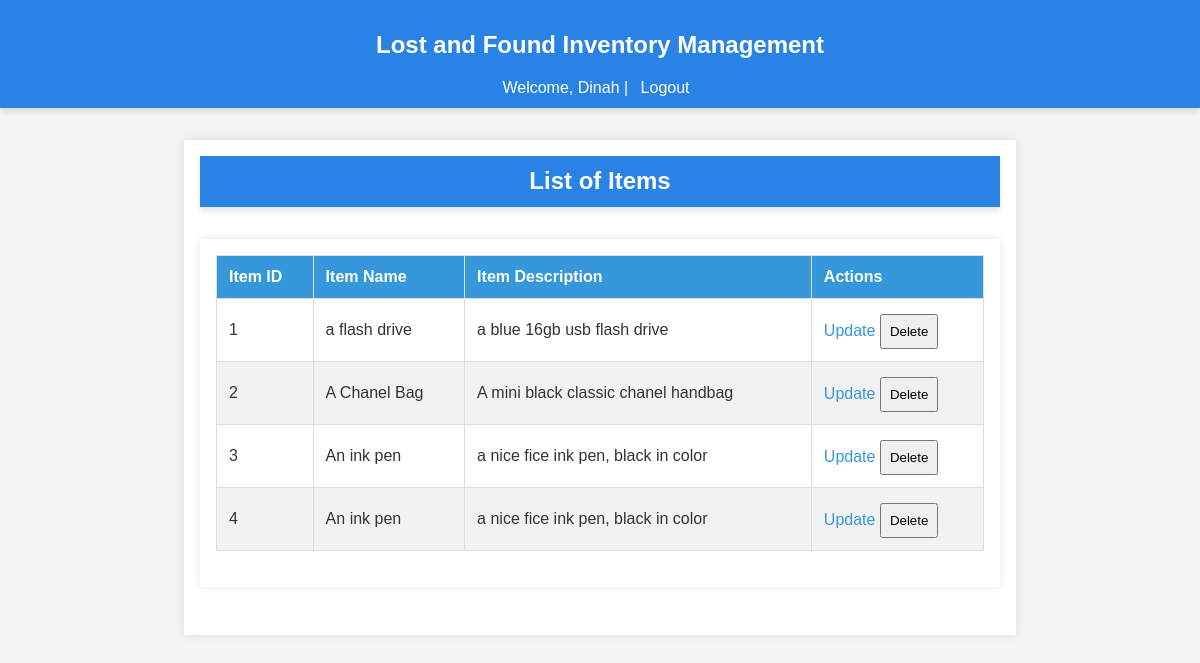
The app's page /admin/list_items (signed in), older data.
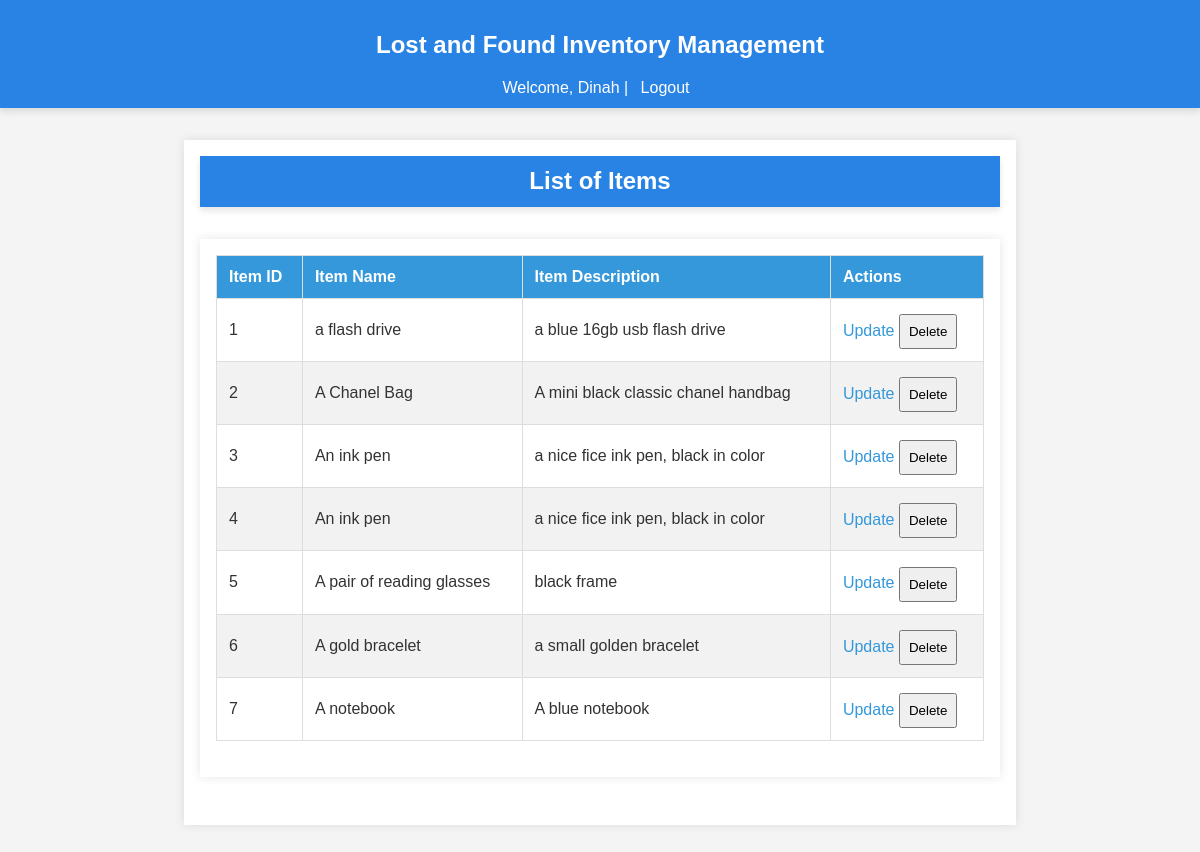
The same page, newer data.
### app/models/user.py (models this page shows, shortened)
class User(db.Model, UserMixin):
    id = db.Column(db.Integer, primary_key=True)
    username = db.Column(db.String(150), unique=True, nullable=False)
    email = db.Column(db.String(150), unique=True, nullable=False)
    password_hash = db.Column(db.String(150), nullable=False)
    role = db.Column(db.String(50), nullable=False, default='user')  # 'user' or 'admin'
    lost_reports = db.relationship('LostReport', back_populates='user', lazy=True)
    found_reports = db.relationship('FoundReport', back_populates='user', lazy=True)
    claims = db.relationship('Claim', back_populates='claim_user', lazy=True)
    rewards_received = db.relationship('Reward', foreign_keys='Reward.receiver_id', back_populates='receiver', lazy=True)
    rewards_paid = db.relationship('Reward', foreign_keys='Reward.payer_id', back_populates='payer', lazy=True)
    reset_tokens = db.relationship('PasswordResetToken', back_populates='user', lazy=True)
    comments = db.relationship('Comment', back_populates='user')
    @property
    def password(self):
        raise AttributeError('password is not a readable attribute')

### app/models/item.py (models this page shows)
class Item(db.Model):
    id = db.Column(db.Integer, primary_key=True)
    name = db.Column(db.String(150), nullable=False)
    description = db.Column(db.Text, nullable=True)
    image_url = db.Column(db.String(250), nullable=True)
    lost_reports = db.relationship('LostReport', back_populates='item', lazy=True)
    found_reports = db.relationship('FoundReport', back_populates='item', lazy=True)
    comments = db.relationship('Comment', back_populates='item')

### app/routes/admin.py (the view)
@bp.route('/list_items', methods=['GET'])
@login_required
@admin_required
def list_items():
    try:
        items = Item.query.all()
        return render_template('list_items.html', items=items)
    except Exception as e:
        return jsonify({'error': str(e)}), 500

### app/__init__.py (called while the page is built)
def register_extensions(app):
    db.init_app(app)
    migrate.init_app(app, db)
    bcrypt.init_app(app)
    login_manager.init_app(app)
    mail.init_app(app)
    @login_manager.user_loader
    def load_user(user_id):
        return user.User.query.get(int(user_id))

### app/templates/list_items.html (shortened to what this page needs)
{% extends "base.html" %}
{% block content %}
<header>
    <h1>List of Items</h1>
</header>
<main>
    <table>
        <thead>
            <tr>
                <th>Item ID</th>
                <th>Item Name</th>
                <th>Item Description</th>
                <th>Actions</th>
            </tr>
        </thead>
        <tbody>
            {% for item in items %}
            <tr>
                <td>{{ item.id }}</td>
                <td>{{ item.name }}</td>
                <td>{{ item.description }}</td>
                <td>
                    <a href="{{ url_for('admin.update_item', item_id=item.id) }}">Update</a>
                    <form action="{{ url_for('admin.delete_item', item_id=item.id) }}" method="post" style="display: inline;">
                        <input type="submit" value="Delete">
                    </form>
                </td>
            </tr>
            {% endfor %}
        </tbody>
    </table>
</main>
{% endblock %}

### app/templates/base.html (shortened to what this page needs)
<!DOCTYPE html>
<html lang="en">
<head>
    <link rel="stylesheet" href="{{ url_for('static', filename='styles.css') }}">
</head>
<body>
    <header>
        <h2>Lost and Found Inventory Management</h2>
        {% if current_user.is_authenticated %}
            <p>Welcome, {{ current_user.username }} | <a href="{{ url_for('auth.logout') }}">Logout</a></p>
        {% else %}
            <p>
                <a href="{{ url_for('auth.login') }}">Login</a> |
                <a href="{{ url_for('auth.register') }}">Sign Up</a> |
            </p>
        {% endif %}
    </header>
    <main>
        {% block content %}{% endblock %}
    </main>
</body>
</html>

### app/static/styles.css (style rules this page uses)
body { font-family: 'Roboto', sans-serif; margin: 0; padding: 0; background-color: #f9f9f9; color: #333; }
header { background-color: #2c3e50; color: #ecf0f1; padding: 20px 0; box-shadow: 0 4px 6px rgba(0, 0, 0, 0.1); }
header h1 { margin: 0; text-align: center; font-size: 1.5rem; }
main { padding: 40px; max-width: 1200px; margin: 0 auto; }
table { width: 100%; border-collapse: collapse; margin-bottom: 20px; }
table th, table td { padding: 12px; border: 1px solid #ddd; text-align: left; }
table th { background-color: #3498db; color: #fff; }
table tr:nth-child(even) { background-color: #f2f2f2; }
table td a { color: #3498db; text-decoration: none; }

### app/templates/base.html (style rules this page uses)
body { font-family: Arial, sans-serif; background-color: #f4f4f4; margin: 0; padding: 0; }
header { background-color: #2983e4; color: white; padding: 0.7rem; text-align: center; }
header h1 { margin: 0; }
header p { margin: 0.5rem 0 0; }
header a { color: white; text-decoration: none; margin: 0 0.5rem; }
main { max-width: 800px; margin: 2rem auto; padding: 1rem; background-color: white; box-shadow: 0 0 10px rgba(0, 0, 0, 0.1); }
form { display: flex; flex-direction: column; }
form input { padding: 0.5rem; margin-top: 0.2rem; }

Row changes from the older to the newer data that the page shows:
added Item: id "5", name "A pair of reading glasses", description "black frame"
added Item: id "6", name "A gold bracelet", description "a small golden bracelet"
added Item: id "7", name "A notebook", description "A blue notebook"
